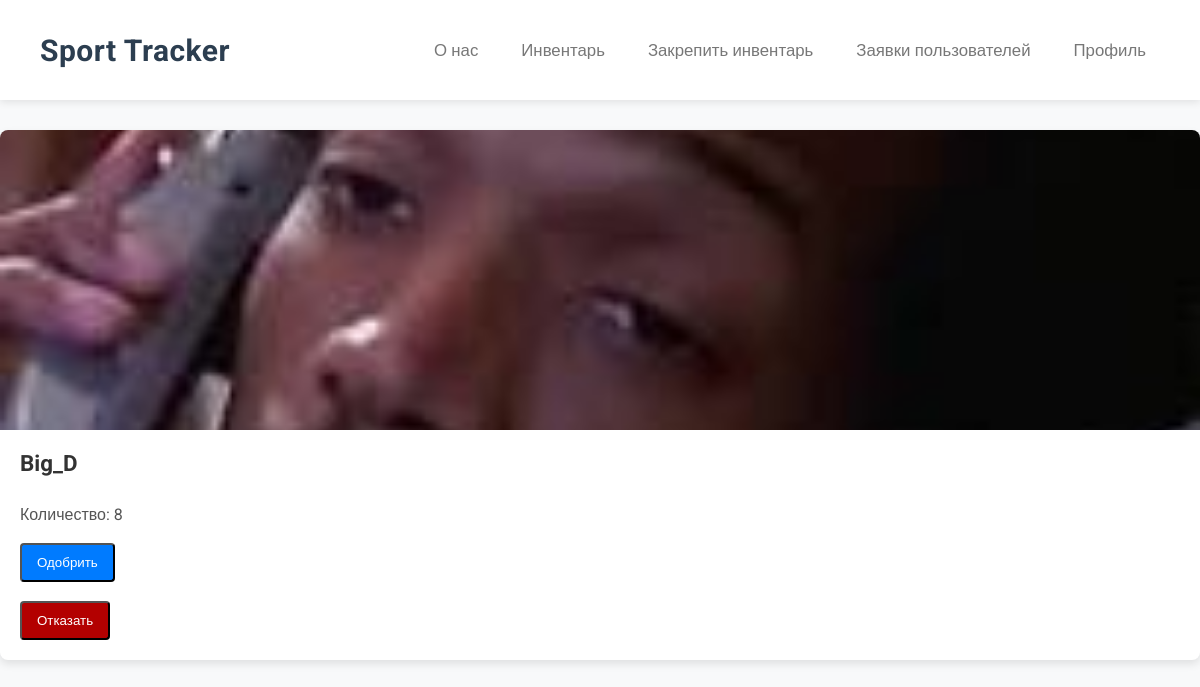
/applications (signed in), run on an earlier commit of the app's database.
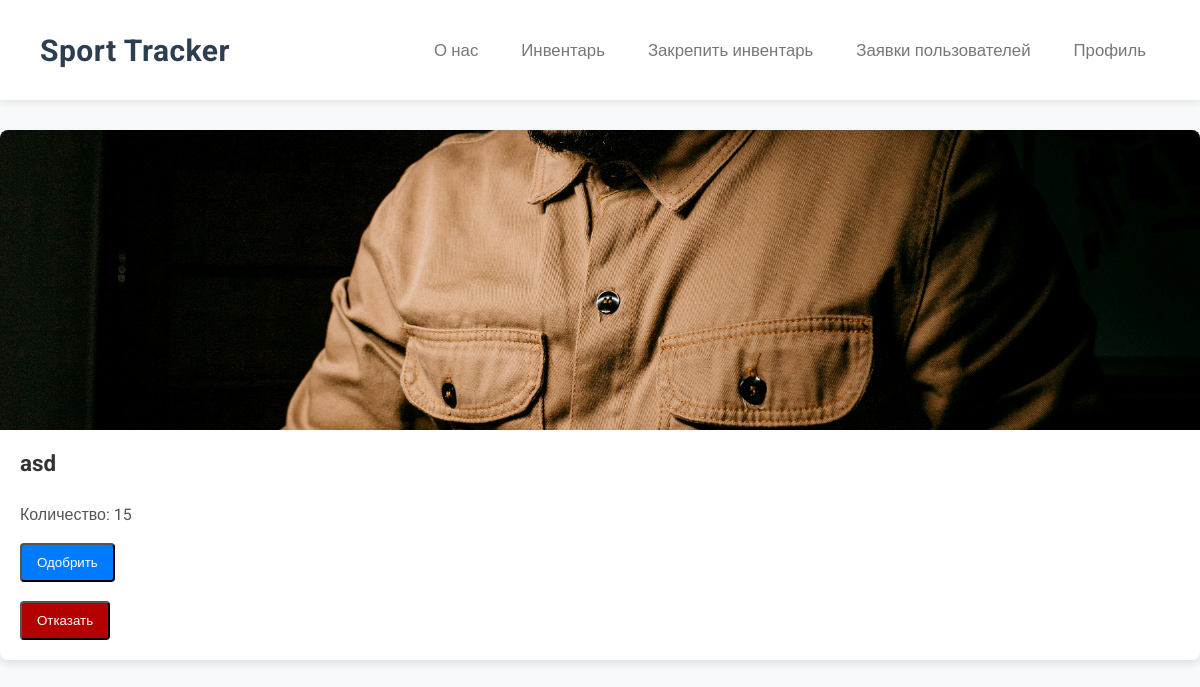
And on a later commit of the database.
### main/models.py (models this page shows, shortened)
class OrderItem(models.Model):
    STATUS_CHOICES = [
        ('pending', 'В ожидании'),
        ('approved', 'Одобрено'),
        ('rejected', 'Отказано'),
        ('get_from_admin', 'Выдано админом')
    ]
    name = models.CharField(max_length=255, verbose_name="Название предмета")
    quantity = models.PositiveIntegerField(default=1, verbose_name="Количество")
    image_url = models.URLField(blank=True, null=True, verbose_name="URL изображения")
    status = models.CharField(max_length=50, choices=STATUS_CHOICES, default='pending', verbose_name="Статус")
    voting = models.ForeignKey(Votings, on_delete=models.SET_NULL, null=True, blank=True, related_name='order_items')
    class Meta:
        verbose_name = "Предмет заказа"
        verbose_name_plural = "Предметы заказа"

### main/views.py (the view, shortened to what this page needs)
# urls.py: path('applications', applications, name='applications'),
def applications(request):
    formatted_orders = []
    if request.user.is_superuser:
        order_items = OrderItem.objects.exclude(status='approved').exclude(status='rejected').exclude(status='get_from_admin')
        for item in order_items:
            order_data = {
                'url_to_header': item.image_url if item.image_url else '/static/images/default_header.jpg',
                'category': {
                    'name': item.name,
                    'description': f"Количество: {item.quantity}",
                     'status': item.get_status_display(),
                },
                'id': item.id,
            }
            formatted_orders.append(order_data)
    context = {
        'data': formatted_orders,
    }
    context = {
        'data': formatted_orders,
    }
    return render(request, 'applications.html', context)

### main/templates/applications.html (shortened to what this page needs)
{% load static %}
<!DOCTYPE html>
<html lang="en">
<head>
    <link rel="stylesheet" href="{% static 'catalog_cards.css' %}">
    <link rel="stylesheet" href="{% static 'header.css' %}">
</head>
{% include 'header.html' %}
{% if request.user.is_superuser %}
<body>
    <div class="container">
        {% for category in data %}
        <div class="item">
          <div class="wrapper exmpl"><img src="{{ category.url_to_header }}" alt="Изображение предмета"></div>
          <div class="card">
            <h3>{{category.category.name}}</h3>
            <p>{{ category.category.description }}</p>
            <div>
                <form method="post" action="{% url 'approve_item' %}">
                    <button type="submit" class="card_link approve_button">Одобрить</button>
                </form><br>
                 <form method="post" action="{% url 'reject_item' %}">
                     <button type="submit" class="card_link reject_button" style="background-color: #b30000;">Отказать</button>
                 </form>
            </div>
          </div>
        </div>
        {% endfor %}
    </div>
</body>
{% endif %}
</html>

What changed in the data, as far as the page shows it:
no longer on this page (row edited): OrderItem: url_to_header (picture), category.name "Big_D"
added OrderItem: url_to_header (picture), category.name "asd"
Also different on the page:
new list line: "Количество: 15 Одобрить Отказать"
list line gone: "Количество: 8 Одобрить Отказать"
